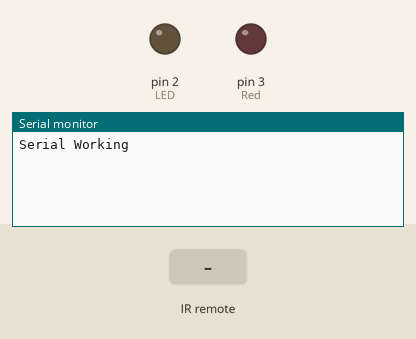
A sketch run on a simulated Arduino Uno, built with avr-gcc and run on an emulated ATmega328P. Shown: output pins drawn as LEDs (lit = HIGH), the last lines printed to the serial monitor. The inputs (shaded band) are chosen by the test bench.

Above: at 1.2 s.
1.3 s: infrared code 0xFFFFFFFF received
At 2.2 s:
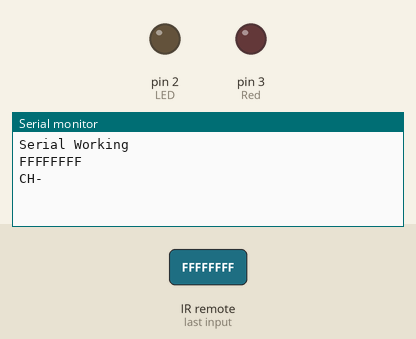
2.9 s: infrared code 0xFFA25D received
At 3.4 s:
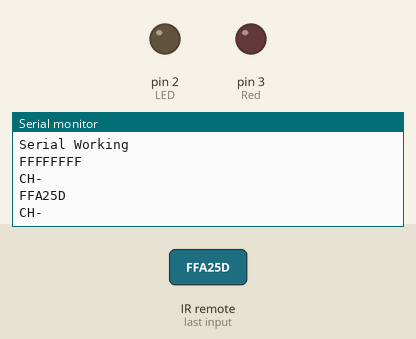
4.4 s: infrared code 0xFF629D received
At 5.7 s:
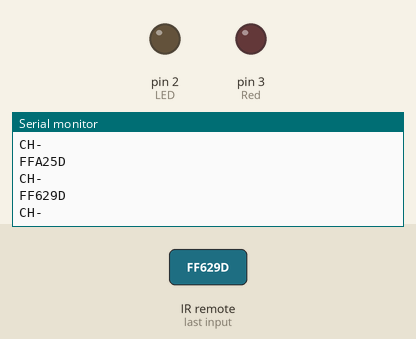

The sketch:

sketch_mar13b.ino
```cpp
// sort =GND
// red =power
//orange= IRSensor
#include <IRremote.hpp>
#include <Arduino.h>


int IRSensor = 7; // connect IR sensor module to Arduino pin D9
IRrecv IR(IRSensor);
int LED = 2; // connect LED to Arduino pin 13
int Red= 3;
decode_results results;
unsigned long key_value = 0;

void setup(){
  //

  Serial.begin(9600); // Init Serial at 115200 Baud Rate.
  Serial.println("Serial Working"); // Test to check if serial is working or not
  //pinMode(IRSensor, INPUT); // IR Sensor pin INPUT
  pinMode(LED, OUTPUT); // LED Pin Output
  pinMode(Red, OUTPUT); // LED Pin Output
  //IR.enableIRIn();
}

void loop(){


  //int sensorStatus = digitalRead(IRSensor); // Set the GPIO as Input
  //if (sensorStatus == 1) // Check if the pin high or not
  //{
    // if the pin is high turn off the onboard Led
   // digitalWrite(Red, LOW); // LED LOW
   // Serial.println("Motion Detected!"); // print Motion Detected! on the serial monitor window
   //digitalWrite(LED, HIGH); // LED High
  //}
  //else  {
    //else turn on the onboard LED
    //digitalWrite(Red, HIGH); // LED High
   // Serial.println("Motion Ended!"); // print Motion Ended! on the serial monitor window
 // }

  while (IR.decode(&results)==0){

  }
  if (IR.decode(&results)){
    // hex kan mulige vis vikke udeneb
  Serial.println(results.value,HEX );
delay(100);
}
//IR.resume();
 if (IR.decode(&results)){

 if (results.value == 0XFFFFFFFF)

          results.value = key_value;
          Serial.println("CH-");
        switch(results.value,HEX){

         case 0XFFFFFFFF:
          Serial.println("T");
          break;
          case 0xFFA25D:
          Serial.println("CH-");
          break;
          case 0xFF629D:
          Serial.println("CH");
          break;
          case 0xFFE21D:
          Serial.println("CH+");
          break;
          case 0xFF22DD:
          Serial.println("|<<");
          break;
          case 0xFF02FD:
          Serial.println(">>|");
          break ;
          case 0xFFC23D:
          Serial.println(">|");
          break ;
          case 0xFFE01F:
          Serial.println("-");
          break ;
          case 0xFFA857:
          Serial.println("+");
          break ;
          case 0xFF906F:
          Serial.println("EQ");
          break ;
          case 0xFF6897:
          Serial.println("0");
          break ;
          case 0xFF9867:
          Serial.println("100+");
          break ;
          case 0xFFB04F:
          Serial.println("200+");
          break ;
          case 0xFF30CF:
          Serial.println("1");
          break ;
          case 0xFF18E7:
          Serial.println("2");
          break ;
          case 0xFF7A85:
          Serial.println("3");
          break ;
          case 0xFF10EF:
          Serial.println("4");
          break ;
          case 0xFF38C7:
          Serial.println("5");
          break ;
          case 0xFF5AA5:
          Serial.println("6");
          break ;
          case 0xFF42BD:
          Serial.println("7");
          break ;
          case 0xFF4AB5:
          Serial.println("8");
          break ;
          case 0xFF52AD:
          Serial.println("9");
          break ;

        }
        key_value = results.value;
        IR.resume();
  }
}
    
```

Measured:
- after the input at 1.3 s, the serial monitor: prints a new line at once (image 1)
- after the input at 2.9 s, the serial monitor: prints a new line at once (image 2)
- after the input at 4.4 s, the serial monitor: prints a new line at once (image 3)
